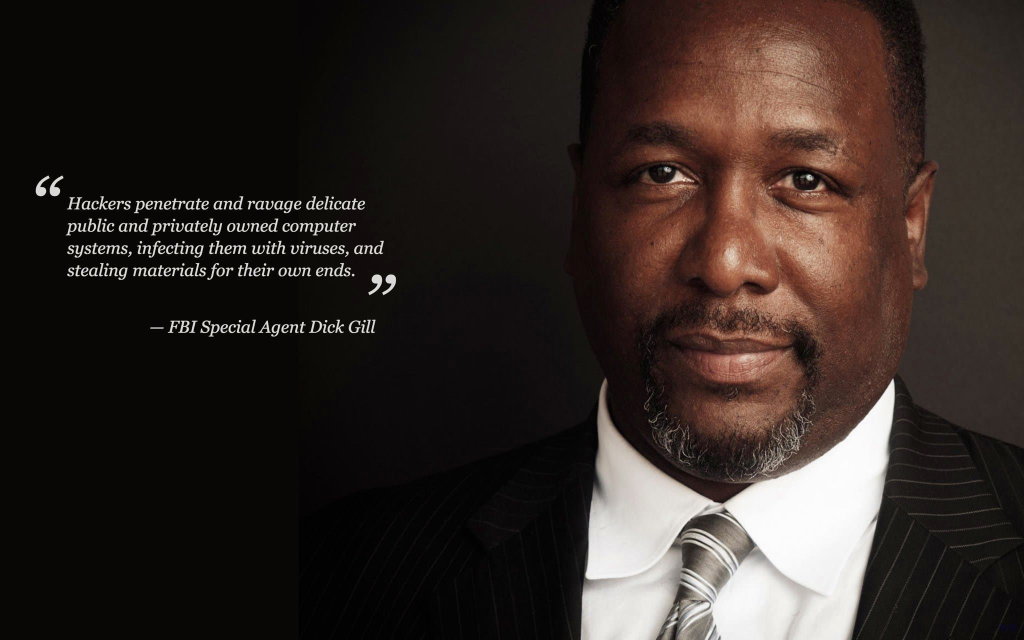
#> input picture src/assets/170197769_10225268507797066_4380932775149977927_n.jpg, 2048 x 1280 px (shown at 1/2 size)
$ python temporal.py ../../../../src/assets/170197769_10225268507797066_4380932775149977927_n.jpg ../../../../src/assets/gear.png ../../../../src/assets/gear.png ../../../../src/assets/gear.png
#> lines starting #> are read from the running program, lines starting #| are printed output that depends on the picture; after the words box and inside, x2 and y2 are one past the last pixel; in counts of white or black regions, pixels touching at a corner belong together
### tools/loki-retouch/tools/metrics/framing.py
"""Estimate where/at what scale each source frame landed in its 4K output: multi-scale template matching
of the source's central crop against the output (both downscaled 4x). Prints zoom (1.0 = source height fills
the output height), the centre of the source region in output coordinates (as a fraction), and the match score.
usage: framing.py <src_dir> <out1> [<out2> ...]   (source frame = src_dir/frame_NNN.png matched by name, or --src FILE)
"""
import sys, re, numpy as np, cv2
def analyse(src_path, out_path):
    src=cv2.imread(src_path); out=cv2.imread(out_path)
    out=cv2.resize(out,(960,540),interpolation=cv2.INTER_AREA)
    sh,sw=src.shape[:2]
    best=None
    for z in np.arange(0.70,1.80,0.02):
        s=540.0/sh*z
        tw,th=int(sw*s),int(sh*s)
        t=cv2.resize(src,(tw,th),interpolation=cv2.INTER_AREA)
        # central 50% crop of the source as the template (the borders may be cropped away by a zoom)
        cx0,cy0=int(tw*0.25),int(th*0.25); crop=t[cy0:cy0+th//2, cx0:cx0+tw//2]
        if crop.shape[0]>=540 or crop.shape[1]>=960: continue
        r=cv2.matchTemplate(out,crop,cv2.TM_CCOEFF_NORMED)
        _,mv,_,ml=cv2.minMaxLoc(r)
        if best is None or mv>best[0]:
            cx=(ml[0]-cx0+tw/2)/960; cy=(ml[1]-cy0+th/2)/540
            best=(mv,z,cx,cy)
    return best
# [14 lines that do not run on import are left out]

### tools/loki-retouch/tools/metrics/temporal.py
"""Temporal consistency between two consecutive outputs: mean |out2 - out1| over the source region (960x540,
lightly blurred) divided by the same for the two sources placed at the matched zoom/centre, so 1.0 means
the output moves as much as the source does and more means extra flicker.
usage: temporal.py <src1> <src2> <out1> <out2>
"""
import sys, numpy as np, cv2
sys.path.insert(0, __file__.replace("\\", "/").rsplit("/", 1)[0])
from framing import analyse

def place(src_path, out_path):
#> called with out_path = '../../../../src/assets/gear.png'
    src = cv2.imread(src_path); out = cv2.imread(out_path)
#> in place, src is the input picture: shape (1280, 2048, 3); mean B, G, R 36.8, 40.9, 50.1
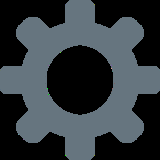
#> input picture src/assets/gear.png, 160 x 160 px
#> in place, out is the input picture: shape (160, 160, 3); mean B, G, R 62, 57.1, 49.8
    o = cv2.resize(out, (960, 540), interpolation=cv2.INTER_AREA)
    mv, z, cx, cy = analyse(src_path, out_path)
#> the loop in analyse, `for z in np.arange(0.70,1.80,0.02):` made 55 passes
#> (mv, ml, cx, cy, best) on pass 1: (0.541, (410, 182), 0.584, 0.513, (0.541, 0.7, 0.584, 0.513))
#> (mv, ml) on passes 2 to 7: (0.537, (402, 179)), (0.53, (393, 176)), (0.531, (387, 170)), (0.522, (383, 165)), (0.512, (376, 162)), (0.499, (372, 158))
#> pass 1, in analyse, `r=cv2.matchTemplate(out,crop,cv2.TM_CCOEFF_NORMED)`:
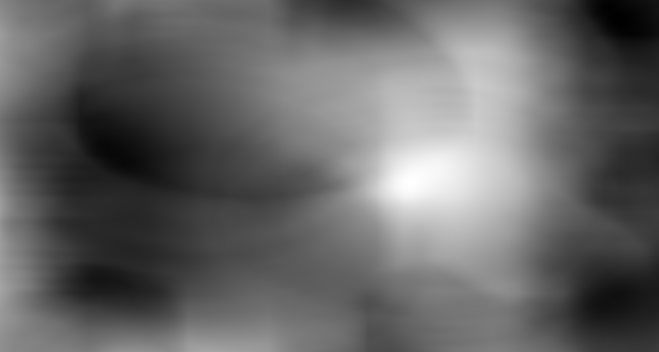
#> r: shape (352, 659) float32; min -0.415, max 0.541, mean -0.0308; drawn with min black and max white
#> after the loop in analyse, `for z in np.arange(0.70,1.80,0.02):`:
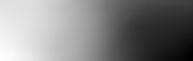
#> r: shape (61, 193) float32; min -0.153, max 0.183, mean 0.0211; drawn with min black and max white
#> after the loop in analyse, `for z in np.arange(0.70,1.80,0.02):`: cx = 0.584; cy = 0.513
#> mv = 0.541; z = 0.7; cx = 0.584; cy = 0.513
    sh, sw = src.shape[:2]; s = 540 / sh * z
#> after `sh, sw = src.shape[:2]`: sh = 1280; sw = 2048
#> after `s = 540 / sh * z`: s = 0.295
    t = cv2.resize(src, (int(sw * s), int(sh * s)), interpolation=cv2.INTER_CUBIC)
    c = np.zeros_like(o); m = np.zeros(o.shape[:2], bool)
    x0 = int(cx * 960 - t.shape[1] / 2); y0 = int(cy * 540 - t.shape[0] / 2)
#> after `x0 = int(cx * 960 - t.shape[1] / 2)`: x0 = 259
#> after `y0 = int(cy * 540 - t.shape[0] / 2)`: y0 = 88
    sx, sy = max(0, -x0), max(0, -y0); dx, dy = max(0, x0), max(0, y0)
#> after `sx, sy = (max(0, -x0), max(0, -y0))`: sx = 0; sy = 0
#> after `dx, dy = (max(0, x0), max(0, y0))`: dx = 259; dy = 88
    w = min(t.shape[1] - sx, 960 - dx); h = min(t.shape[0] - sy, 540 - dy)
#> after `w = min(t.shape[1] - sx, 960 - dx)`: w = 604
#> after `h = min(t.shape[0] - sy, 540 - dy)`: h = 378
    c[dy:dy + h, dx:dx + w] = t[sy:sy + h, sx:sx + w]; m[dy:dy + h, dx:dx + w] = True
    return c, o, m, z

g = lambda im: cv2.GaussianBlur(cv2.cvtColor(im, cv2.COLOR_BGR2GRAY).astype(np.float32), (0, 0), 2)
if __name__ == '__main__':
    c1, o1, m1, z1 = place(sys.argv[1], sys.argv[3])
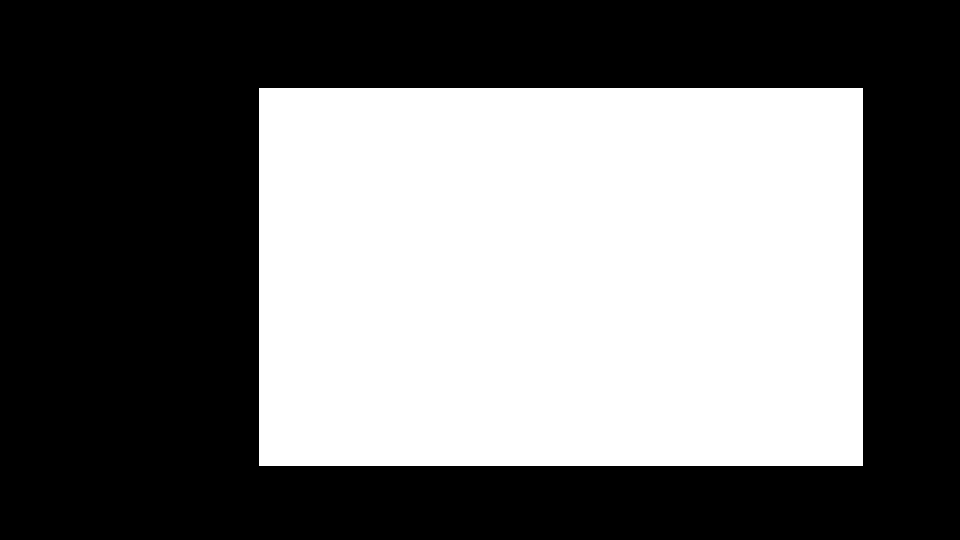
#> m1: shape (540, 960) bool; 44% white; 1 white region, box (x1, y1, x2, y2) and area: (259, 88, 863, 466) 228312
#> z1 = 0.7
    c2, o2, m2, z2 = place(sys.argv[2], sys.argv[4])
#> call 2 of place, with src_path = '../../../../src/assets/gear.png', out_path = '../../../../src/assets/gear.png'
#> the loop in analyse (call 2), `for z in np.arange(0.70,1.80,0.02):` made 55 passes
#> (mv, ml, cx, cy, best) on passes 1, 3, 10, 11, 12, 13, 14, 15, 16, 17, 18: (0.575, (265, 175), 0.375, 0.5, (0.575, 0.7, 0.375, 0.5)), (0.583, (265, 169), 0.381, 0.499, (0.583, 0.74, 0.381, 0.499)), (0.59, (270, 150), 0.406, 0.499, (0.59, 0.88, 0.406, 0.499)), (0.594, (272, 148), 0.41, 0.5, (0.594, 0.9, 0.41, 0.5)), (0.6, (441, 146), 0.589, 0.5, (0.6, 0.92, 0.589, 0.5)), (0.61, (272, 142), 0.416, 0.499, (0.61, 0.94, 0.416, 0.499)), (0.614, (273, 140), 0.42, 0.5, (0.614, 0.96, 0.42, 0.5)), (0.619, (272, 137), 0.421, 0.499, (0.619, 0.98, 0.421, 0.499)), (0.624, (416, 135), 0.574, 0.5, (0.624, 1, 0.574, 0.5)), (0.629, (273, 132), 0.428, 0.5, (0.629, 1.02, 0.428, 0.5)), (0.632, (273, 130), 0.431, 0.501, (0.632, 1.04, 0.431, 0.501))
#> (mv, ml) on passes 2, 4, 5, 6, 7, 8: (0.574, (501, 173)), (0.579, (265, 167)), (0.579, (267, 164)), (0.577, (477, 163)), (0.578, (267, 159)), (0.576, (269, 156))
#> pass 1, in analyse (call 2), `r=cv2.matchTemplate(out,crop,cv2.TM_CCOEFF_NORMED)`:
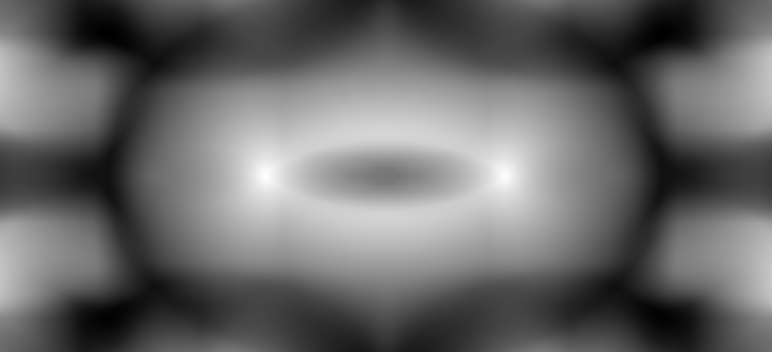
#> r: shape (352, 772) float32; min -0.515, max 0.575, mean -0.0664; drawn with min black and max white
#> in place (call 2), `c[dy:dy + h, dx:dx + w] = t[sy:sy + h, sx:sx + w]`:
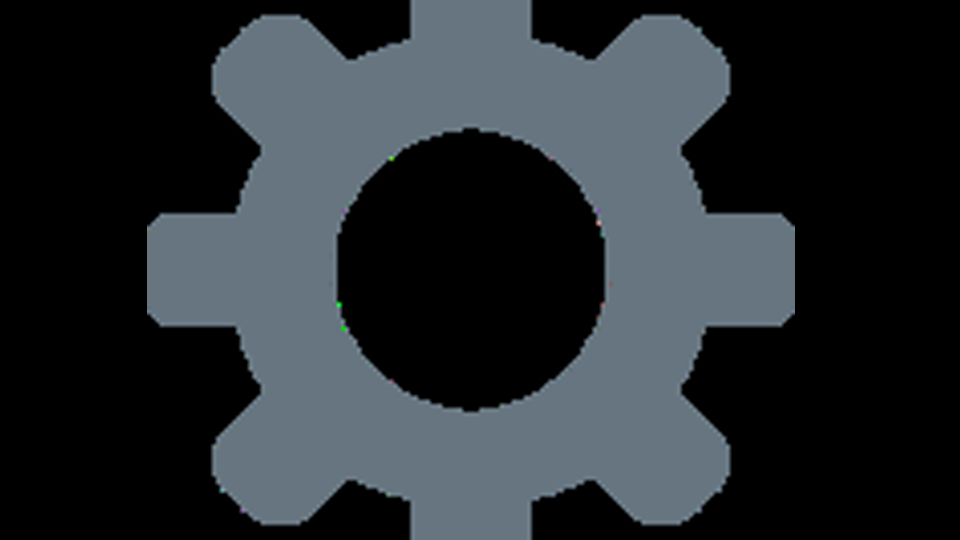
#> c: shape (540, 960, 3); mean B, G, R 47.3, 43.6, 38
#> m2: shape (540, 960) bool; 67.5% white; 2 black regions, box (x1, y1, x2, y2) and area: (795, 0, 960, 540) 89100, (0, 0, 147, 540) 79380
    m = m1 & m2
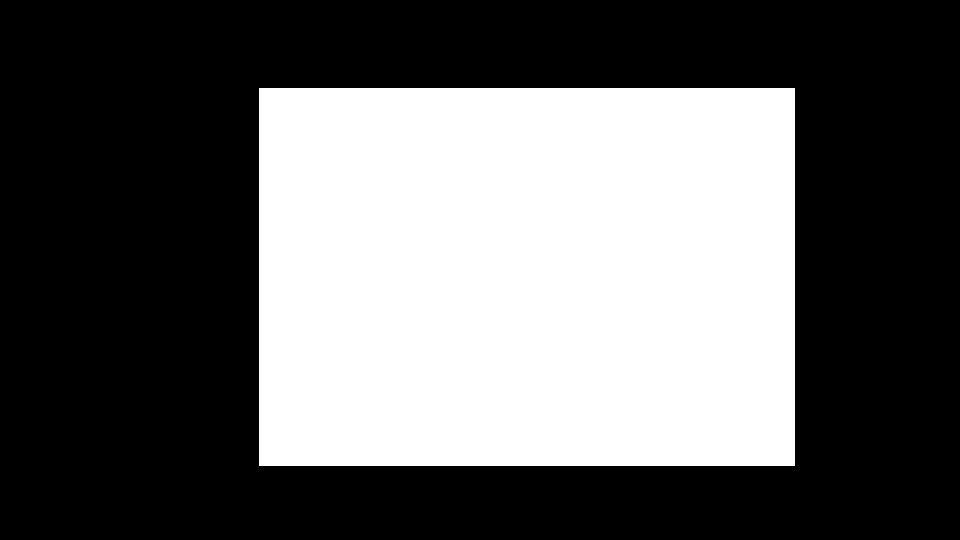
#> m: shape (540, 960) bool; 39.1% white; 1 white region, box (x1, y1, x2, y2) and area: (259, 88, 795, 466) 202608
    ds = np.abs(g(c1) - g(c2))[m].mean(); do = np.abs(g(o1) - g(o2))[m].mean()
    print(f"{sys.argv[4]:45s} source motion {ds:5.2f}  output motion {do:5.2f}  ratio {do / max(ds, 1e-6):4.2f}  zoom {z1:.2f}->{z2:.2f}")
#| ../../../../src/assets/gear.png               source motion 70.96  output motion  0.00  ratio 0.00  zoom 0.70->1.20
